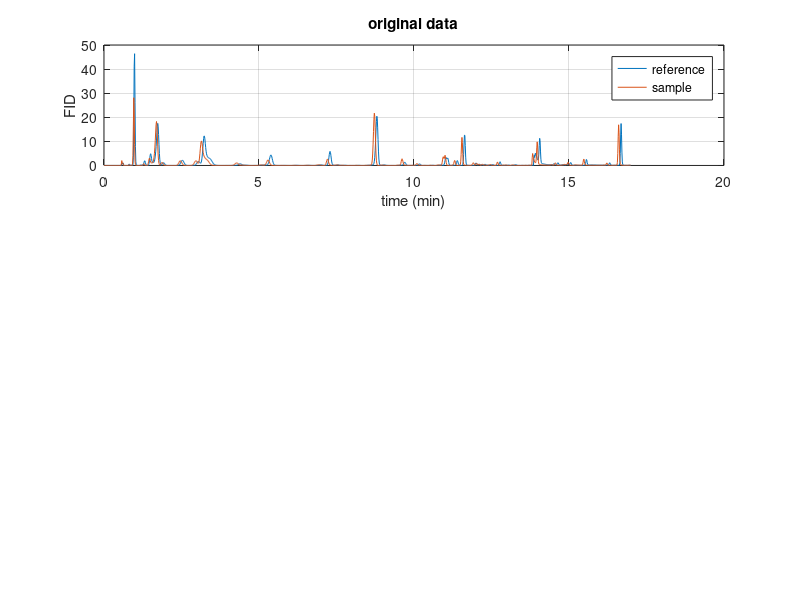

This chart was generated by the following MATLAB code: (Note: this script raises an error after producing the figure.)
% FvdB 070821
% Not correct, needs revision!!!
clear all;
close all;

clc;
disp('Small sample script for the use of "cow.m" output to warp different data.')
disp('(useful e.g. to give the same shift-correction to additional channels in hyper-signals)');
disp('(MatLab programmers only!!!)');

disp('Loading example data (two chromatograms).');
load dtw_cow_demo.txt; X = dtw_cow_demo; clear dtw_cow_demo;

disp('Plotting data (first two rows are chromatograms, third one is the time axis).');
figure; subplot(3,1,1); plot(X(3,:),X(1,:),X(3,:),X(2,:));
xlabel('time (min)'); ylabel('FID'); title('original data'); grid; legend('reference','sample');

disp('Use Correlation Optimized Warping (COW) to align');
[warping,Xw_cow,diagnos] = cow(X(1,:),X(2,:),10,1,[0 1 0]);

disp('Plot COW results from routine.');
subplot(3,1,2); plot(X(3,:),Xw_cow); grid; title('"cow.m" function output');

% [START] This is the code-snippet to apply the (previously found) shift correction to the same signal
[xw] = cow_apply(X(2,:),warping);
% [STOP]

subplot(3,1,3); plot(X(3,:),xw); grid; title('"manual" reconstruction');
disp('Plot COW results from "manual" reconstruction (obviously the same). [Finished]');